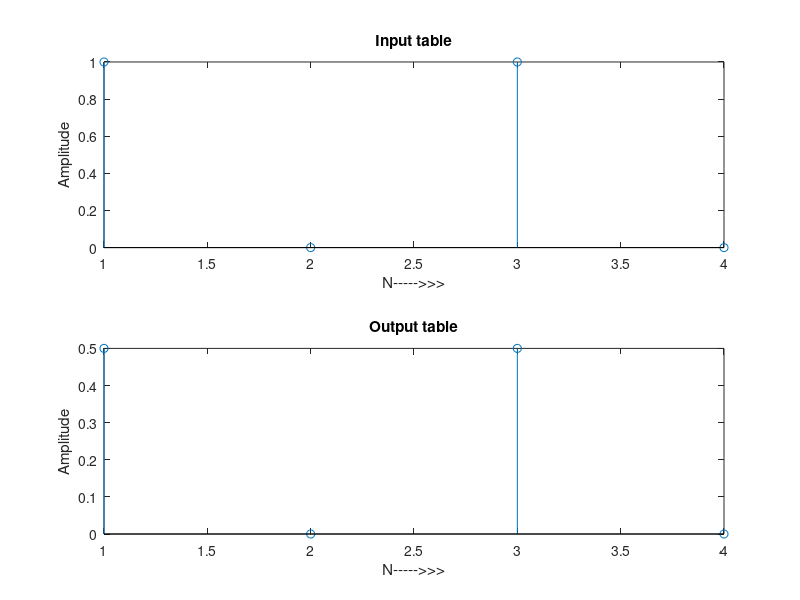

MATLAB code for this plot:
x=[1 0 1 0];
N=length(x);
m=zeros(1,N);

subplot(2,1,1);stem(x);
xlabel('N----->>>');
ylabel('Amplitude')
title('Input table');

 for n=0:1:N-1;
    for k=0:1:N-1;
      m(n+1)=m(n+1)+((1/N)*x(k+1)*exp((j*2*pi*n*k)/N));
    end
   end

   abs(m);
   disp(m);

subplot(2,1,2);stem(m);
xlabel('N----->>>');
ylabel('Amplitude')
title('Output table');
